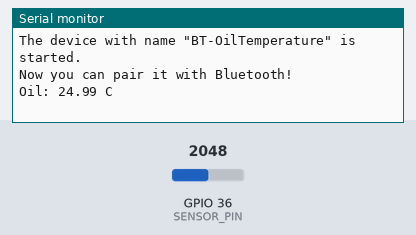
Bench run of a sketch on a simulated ESP32. Parts: the last lines printed to the serial monitor. The test bench sets the inputs (shaded band); at power-on: GPIO 36 (SENSOR_PIN) = 2048. Nothing arrives over Bluetooth unless stated.

Above: at 1.2 s.
1.3 s: GPIO 36 (SENSOR_PIN) set to 2866
At 1.3 s:
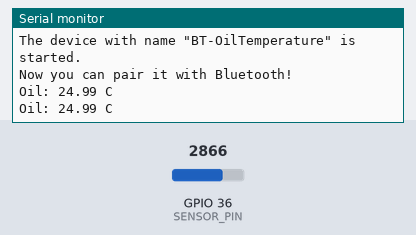
2.8 s: GPIO 36 (SENSOR_PIN) set to 3603
At 3.8 s:
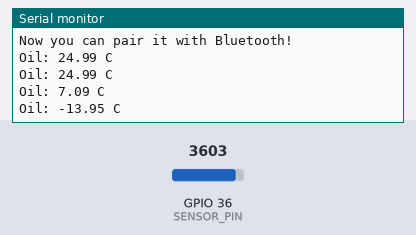
Timing chart, 0 to 5.8 s (numbered marks = the images above; inputs shaded):
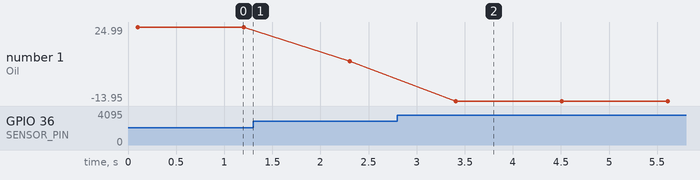

Measured:
- after the input at 2.8 s, the serial monitor: prints a new line after 0.61 s (image 2)
- plotted number 1: 24.99 → 7.09 after the input at 1.3 s, 7.09 → -13.95 after the input at 2.8 s

The sketch:

BtOilTemperatureSensor.ino
```cpp
/*
  Oil Temperature logger via Bluetooth with ESP32 module
  For Honda 2.2K NTC temperture sensor.
*/

#include <Thermistor.h>
#include <NTC_Thermistor.h>
#include <AverageThermistor.h>
#include <BluetoothSerial.h>

#define SENSOR_PIN             A0
#define REFERENCE_RESISTANCE   47000
#define NOMINAL_RESISTANCE     47000
#define NOMINAL_TEMPERATURE    25
#define B_VALUE                3950
#define ANALOG_RESOLUTION      4095

//#define USE_PIN
const char *pin = "1234";

String device_name = "BT-OilTemperature";

#if !defined(CONFIG_BT_ENABLED) || !defined(CONFIG_BLUEDROID_ENABLED)
#error Bluetooth is not enabled! Please run `make menuconfig` to and enable it
#endif

#if !defined(CONFIG_BT_SPP_ENABLED)
#error Serial Bluetooth not available or not enabled. It is only available for the ESP32 chip.
#endif

#define READINGS_NUMBER 10
#define DELAY_TIME 10

BluetoothSerial SerialBT;

NTC_Thermistor originThermistor(
  SENSOR_PIN,
  REFERENCE_RESISTANCE,
  NOMINAL_RESISTANCE,
  NOMINAL_TEMPERATURE,
  B_VALUE,
  ANALOG_RESOLUTION
);

AverageThermistor thermistor(
  &originThermistor,
  READINGS_NUMBER,
  DELAY_TIME
);

void setup() {
  Serial.begin(115200);

  SerialBT.begin(device_name); //Bluetooth device name
  Serial.printf("The device with name \"%s\" is started.\nNow you can pair it with Bluetooth!\n", device_name.c_str());
  #ifdef USE_PIN
    SerialBT.setPin(pin);
    Serial.println("Using PIN");
  #endif

}

void loop() {
  const double celsius = thermistor.readCelsius();

  // Output to Serial
  Serial.print("Oil: ");
  Serial.print(celsius);
  Serial.println(" C");

  // Output to BT
  SerialBT.print("Oil: ");
  SerialBT.print(celsius);
  SerialBT.print(" C");
  SerialBT.println();

  delay(1000);
}
```
